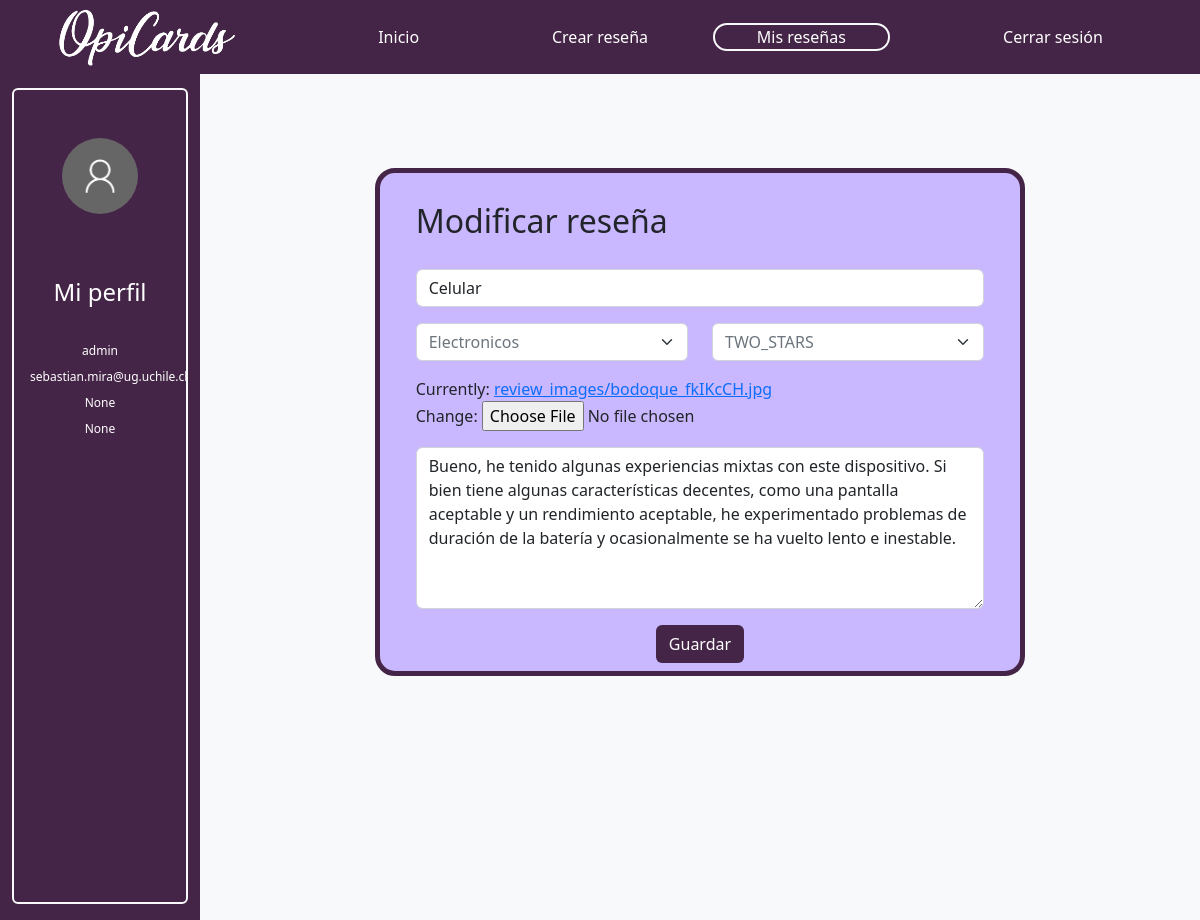
The page /modify/61 (signed in) on the database its author committed.
### reviews/models.py (models this page shows, shortened)
class User(AbstractUser):
   birthdate = models.DateField(null=True, blank=True)
   country = models.CharField(max_length=50,  blank=True, null=True)

class Review(models.Model):  # Todolist able name that inherits models.Model
    product_name = models.CharField(max_length=100)# autodesc
    category = models.CharField(max_length=50,  blank=True, null=True)
    content =	models.TextField(max_length=500)# donde se obtuvo, es un alimento, herramienta, etc. como se utiliza, precio
    creation_date = models.DateField(default=timezone.now().strftime("%Y-%m-%d"))# autodesc
    CATEGORIES = [
       (1, "ONE_STAR"),
       (2, "TWO_STARS"),
       (3, "THREE_STARS"),
       (4, "FOUR_STARS"),
       (5, "FIVE_STARS"),
    ]
    punctuation = models.IntegerField(choices=CATEGORIES, default=CATEGORIES[2][1], help_text="Puntuación")
    likes = models.IntegerField(null=True, default=0)
    dislikes = models.IntegerField(null=True, default=0)
    author_nickname =  models.ForeignKey(User, blank=True, null=True, on_delete=models.CASCADE)# autodesc
    object_image = models.ImageField(null=True, blank=True, upload_to="review_images/")

### reviews/views.py (the view)
# urls.py: path('modify/<review_id>',views.ModifyReview,name='modify'),
def ModifyReview(request, review_id):
    if request.method == 'GET' and request.user.is_authenticated:
        review = Review.objects.filter(id=review_id)[0]
        PUNCTUATIONS=[
            (1, "ONE_STAR"),
            (2, "TWO_STARS"),
            (3, "THREE_STARS"),
            (4, "FOUR_STARS"),
            (5, "FIVE_STARS"),
        ]
        initial = {"product_name":review.product_name, "category":review.category, "content":review.content, "punctuation":review.punctuation, "object_image":review.object_image}
        form = CreateReviewForm(initial=initial)
        return render(request, 'reviews/ModifyReview.html', {'form':form, 'review': review, 'categories': categories})

### reviews/forms.py
class CreateReviewForm(forms.Form):
    product_name = forms.CharField(label="Nombre del Producto", required=True, widget=forms.TextInput(attrs={'placeholder':'Nombre del Producto', 'class': 'form-control'}))
    content = forms.CharField(label='Haz tu reseña...', widget=forms.Textarea(attrs={'placeholder':'Haz tu reseña...', 'class': 'form-control h-50'}), max_length=500)
    category = forms.ChoiceField(label='Select a country', widget=forms.Select(attrs={'class': 'form-select text-muted'}), choices=[(category['id'], category['name']) for category in categories],  required=True)
    PUNCTUATIONS=[
       ("1", "ONE_STAR"),
       ("2", "TWO_STARS"),
       ("3", "THREE_STARS"),
       ("4", "FOUR_STARS"),
       ("5", "FIVE_STARS"),
    ]
    punctuation = forms.ChoiceField(label="Puntuacion", widget=forms.Select(attrs={'class': 'form-select text-muted'}),choices=PUNCTUATIONS)
    object_image = forms.ImageField(label="Imagen del producto...")

### reviews/templates/reviews/ModifyReview.html (shortened to what this page needs)
<!DOCTYPE html>
{% load static %}
<html lang="en">
<head>
    <link href="https://cdn.jsdelivr.net/npm/bootstrap@5.2.0/dist/css/bootstrap.min.css" rel="stylesheet"></head>
    <link rel="stylesheet" type="text/css" href="{% static 'reviews/styles.css' %}">
</head>
<body>
    <nav class="navbar-expand fixed-top">
        <div class="p-2 morado-oscuro container-fluid">
          <div class="row row-cols-auto text-center d-flex align-items-center">
            {% if user.is_authenticated %}
            <div class="col-3">
              <a class="text-white navbar-brand" href="{% url 'ShowReviews' %}"><img src="{% static 'reviews/opicards.png' %}" width="180" height="58"></img></a>
            </div>
            {%else%}
            <div class="col-2">
              <a class="text-white navbar-brand" href="{% url 'ShowReviews' %}"><img class="mx-3" src="{% static 'reviews/opicards.png' %}" width="180" height="58"></img></a>
              </div>
            {%endif%}
            <div class="col-2">
              <a class="text-white nav-link" href="{% url 'ShowReviews' %}">Inicio</a>
            </div>
            <div class="col-2">
                <a class="text-white nav-link" href="{% url 'CreateReview' %}">Crear reseña</a>
            </div>
            <div class="col-2">
              <a class="text-white nav-link border border-2 border-light rounded-pill" href="{% url 'myReviews' %}">Mis reseñas</a>
            </div>
            {% if user.is_authenticated %}
            <div class="col-3">
                <a class="text-white nav-link" href="{% url 'logout' %}">Cerrar sesión</a>
            </div>
            {%endif%}
          </div>
        </div>
      </nav>
    {% if user.is_authenticated %}
        Welcome, {{ user.username }} (<a href="{% url 'logout' %}">logout</a>)
    {% else %}
        <a href="{% url 'login' %}">login</a>
    {% endif %}
    <div class="container-fluid min-vh-100 contenido pt-5">
        <div class="row row-cols-auto">
          <div class="col-2 morado-oscuro py-3">
          <div class="h-100  border border-2 rounded border-light">
            <div class="row p-5 justify-content-center">
              <img src="{% static 'reviews/user.png' %}" class="rounded-circle img-fluid">
            </div>
            <div class="row text-white text-center m-1">
              <div class="py-2 fs-4">Mi perfil</div>
              <div class="container-fluid justify-content-center">
                <div style="font-size: 12px;" class="row row-cols-1">
                  <div class="col mt-2">{{ user.username }}</div>
                  <div class="col mt-2">{{ user.email }}</div>
                  <div class="col mt-2">{{ user.birthdate }}</div>
                  <div class="col mt-2">{{ user.country }}</div>
                </div>
              </div>
            </div>
          </div>
          </div>
          <div class="col-10 bg-light">
            <div class="container-fluid contenido pt-5">
        <div class="row row-cols-auto min-vh-100">
          <div class="col-2">
          </div>
          <div class="col-8 py-5">
            <div class="row row-cols-1 borde morado-claro p-4">
            <form style="height: 450px;" action="{% url 'modifiedReview' review.id %}" method="post" enctype="multipart/form-data">
              <div class="col fs-2">
                Modificar reseña
              </div>
              <div class="col">
                <div class="mb-3 pt-4">
                  {{ form.product_name }}
                </div>
                <div style="height: 50%;" class="row">
                  <div class="col-6">
                    {{ form.category }}
                  </div>
                  <div class="col-6">
                      {{ form.punctuation }}
                </div>
                <div class="pt-2 pb-2">
                  {% if form.object_image %}
                </div>
                <div>
                  {{form.object_image}}
                </div>
                {% endif %}
                <div class="pt-3 pb-3">
                  {{ form.content }}
                  <div class="text-center mb-3">
                    <button type="submit" class="btn text-white mt-3 mb-0 morado-oscuro">Guardar</button>
                  </div>
                </div>
              </div>
            </div></form>
          </div>
      </div>
          </div>
        </div>
    </div>
</body>
</html>

### reviews/static/reviews/styles.css (style rules this page uses)
.borde { border-radius: 20px; border-style: solid; border-color: #452547; border-width: thick; }
.morado-oscuro { background-color:#452547; }
.morado-claro { background-color:#c9b7ff; }
.contenido { padding-top:88px; }

### rows shown on the page
User: username "admin", email "sebastian.mira@ug.uchile.cl", birthdate "None", country "None"
Review: product_name "Celular", category "Electronicos", punctuation "TWO_STARS", content "Bueno, he tenido algunas experiencias mixtas con este dispositivo. Si bien tiene algunas características decentes, como una pantalla aceptable y un rendimiento aceptable, he experimentado problemas de duración de la batería y ocasionalmente se ha vuelto lento e inestable."
